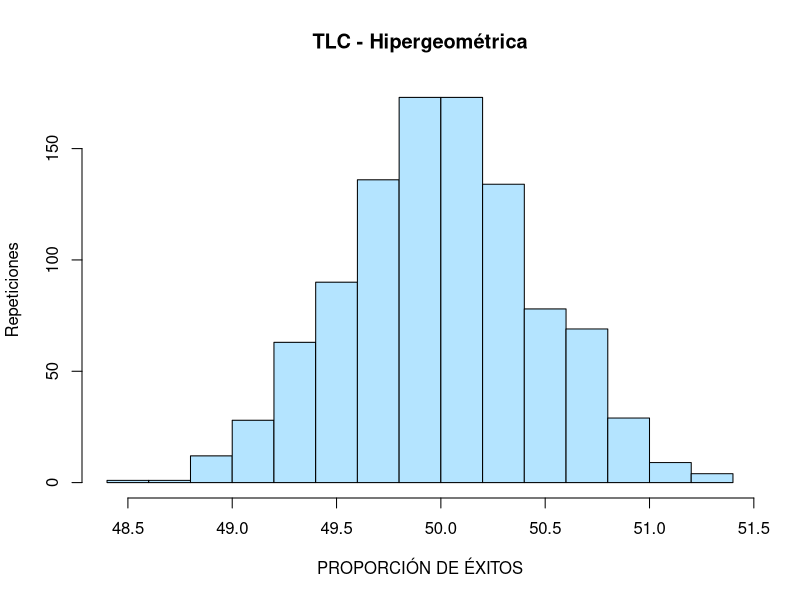
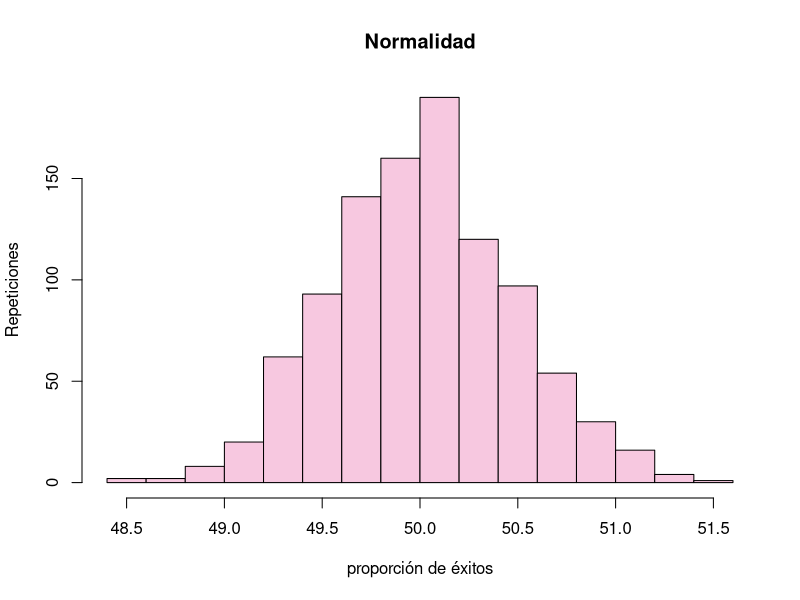

Generate these figures, in order, with R:
n <- 100   # tamaño de la muestra
m <- 1000  # número de repeticiones
p <- 0.5   # probabilidad de éxito en la población

proporcion <- vector("numeric", length = m)

for(i in 1:m){
  proporcion[i] <- sum(rhyper(n, m*p, m*(1-p), n)) / n
}



hist(proporcion, xlab = "PROPORCIÓN DE ÉXITOS", ylab = "Repeticiones", 
     col = "#B4E4FF", main ="TLC - Hipergeométrica")

q <- rnorm(m, mean(proporcion), sd(proporcion))
hist(q, xlab = "proporción de éxitos", ylab = "Repeticiones", 
     col = "#F7C8E0", main = "Normalidad")
